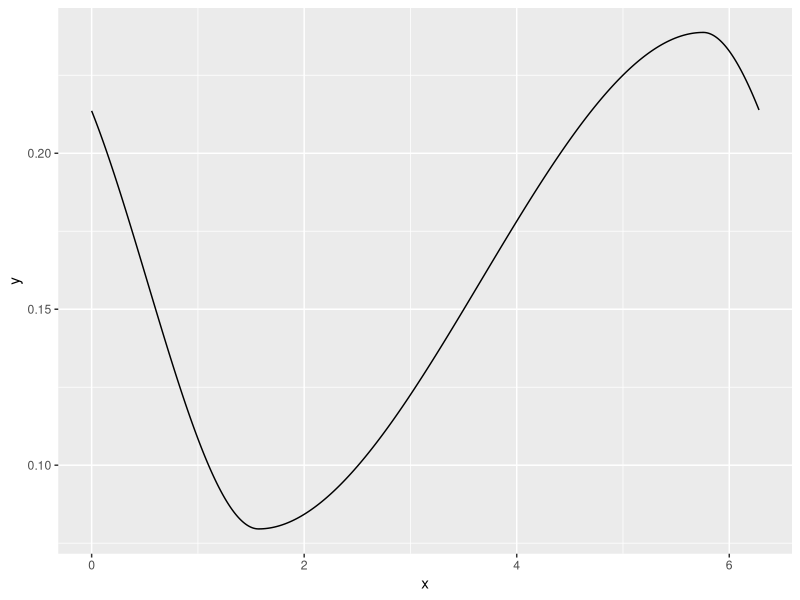
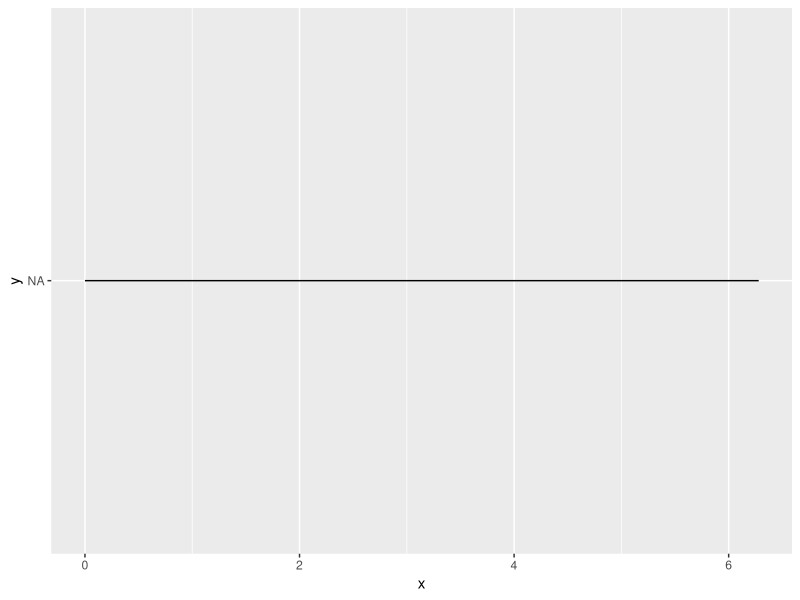
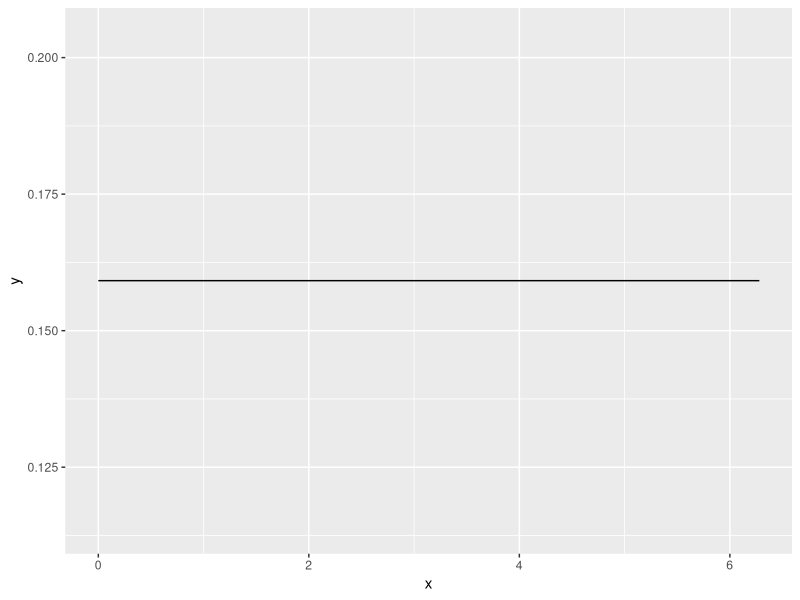

Here is the R script that generated these plots, in order: (Note: this script raises an error after producing the figures.)
library(ggplot2)
library(stats4)

HVDensity <- function(x, alpha, beta, delta) {
  print(c(alpha=alpha, beta=beta, delta=delta))
  if (alpha < 0 || alpha >= 2*pi || beta <= 0 || beta >= 2*pi || abs(delta) >= 1/pi)
    return(NA)
  
  b1 <- function(x) (x-beta)^2 * (x+0.5*beta) / (0.5*beta^3)
  b2 <- function(x) x^2 * (x-1.5*beta) / (-0.5*beta^3)

  b3 <- function(x) (x-beta)^2 * (x-3*pi+0.5*beta) / (-4*(pi-0.5*beta)^3)
  b4 <- function(x) (x-2*pi)^2 * (x+pi-1.5*beta) / (4*(pi-0.5*beta)^3)

  eps <- 0.5/pi-0.5*delta

  sft_x <- ifelse(x>alpha, x-alpha, x-alpha+2*pi)
  ifelse(sft_x<beta, eps * b1(sft_x) + (eps+delta) * b2(sft_x),
         eps * b3(sft_x) + (eps+delta) * b4(sft_x))
}

HVLogl <- function(t, alpha, beta, delta) -sum(log(HVDensity(t, alpha, beta, delta)))

FitHV <- function(t) {
  ### t from 0 to <2*pi
  fit <- mle(HVLogl, start = list(alpha=pi, beta=pi, delta=0.5/pi), fixed = list(t = t), control = list())
  list(coef = fit@coef, vcov = fit@vcov, logl = fit@min)
}


### Test examples
xx <- seq(0, 2*pi, by=0.01)
yy <- HVDensity(xx, 0.25*2*pi, 0.666*2*pi, 0.5/pi)
ggplot(data.frame(x=xx, y=yy), aes(x=x, y=y)) + geom_path()
yy <- HVDensity(xx, 0.125*2*pi, 0.2*2*pi, 1/pi)
ggplot(data.frame(x=xx, y=yy), aes(x=x, y=y)) + geom_path()
yy <- HVDensity(xx, 0.125*2*pi, 0.2*2*pi, 0)
ggplot(data.frame(x=xx, y=yy), aes(x=x, y=y)) + geom_path()

HVLogl(xx, 0.25*2*pi, 0.666*2*pi, 0.5/pi)

fit <- FitHV(xx)
yy <- HVDensity(xx, fit$coef[1], fit$coef[2], fit$coef[3])
ggplot(data.frame(x=xx, y=yy), aes(x=x, y=y)) + geom_path()

# eps * (x-beta)^2 * (x+0.5*beta) / (0.5*beta^3) +
#   (eps+delta) * x^2 * (x-1.5*beta) / (-0.5*beta^3) +
#   eps * (x-beta)^2 * (x-3*pi+0.5*beta) / (-4*(pi-0.5*beta)^3) +
#   (eps+delta) * (x-2*pi)^2 * (x+pi-1.5*beta) / (4*(pi-0.5*beta)^3)
# 
# 
# eps * (x-beta)^2 * (x+0.5*beta) / (0.5*beta^3) + 0.5*(eps+delta) * (x-2*pi)^2 * (x+pi-1.5*beta) / (4*(pi-0.5*beta)^3)
# 0.5*(eps+delta) * x^2 * (x-1.5*beta) / (-0.5*beta^3) + eps * (x-beta)^2 * (x-3*pi+0.5*beta) / (-4*(pi-0.5*beta)^3)
# 
# 8*pi^4*eps/beta^3 - 8*pi^3*eps/beta^2 + 4*pi^3*(pi-beta)*(delta+eps)/(2*pi-beta)^3+2*pi*eps
# 2*pi*(-beta^3 + 6*pi*beta^2 - 8*pi^2*beta + 4*pi^3)*eps/(2*pi-beta)^3 - 4*pi^3*(pi-beta)*(delta+eps)/beta^3
# 
# 4*pi^3*(beta*(delta+eps)-pi*(delta-eps))/beta^3 + (4*pi-8*pi^3/beta^2)*eps + 4*pi^3*(beta-pi)*(delta-eps)/(beta-2*pi)^3
